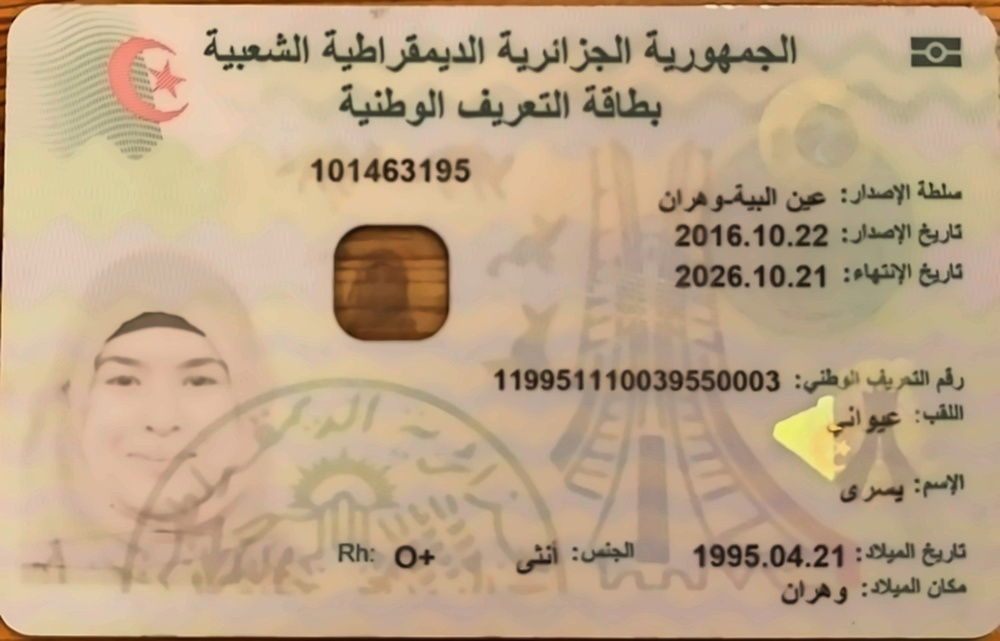
#> input picture _temp_input.jpg, 1000 x 641 px, shrunk from 1506 x 966 before the run
$ python -i preprocess_option_b.py   (imports and definitions only)
#> lines starting #> are read from the running program, lines starting #| are printed output that depends on the picture; after the words box and inside, x2 and y2 are one past the last pixel; in counts of white or black regions, pixels touching at a corner belong together
#> in preprocess_option_b, img is the input picture: shape (641, 1000, 3); mean B, G, R 137.3, 166.2, 190.4
import cv2
import numpy as np

# ----------------------------------------------------------
# 1) AUTO-ROTATE TO LANDSCAPE
# ----------------------------------------------------------
def auto_rotate(img):
    h, w = img.shape[:2]
#> h = 641; w = 1000
    if h > w:
        return cv2.rotate(img, cv2.ROTATE_90_CLOCKWISE)
    return img


# ----------------------------------------------------------
# 2) PERSPECTIVE CORRECTION
# ----------------------------------------------------------
def detect_biggest_contour(img):
    gray = cv2.cvtColor(img, cv2.COLOR_BGR2GRAY)
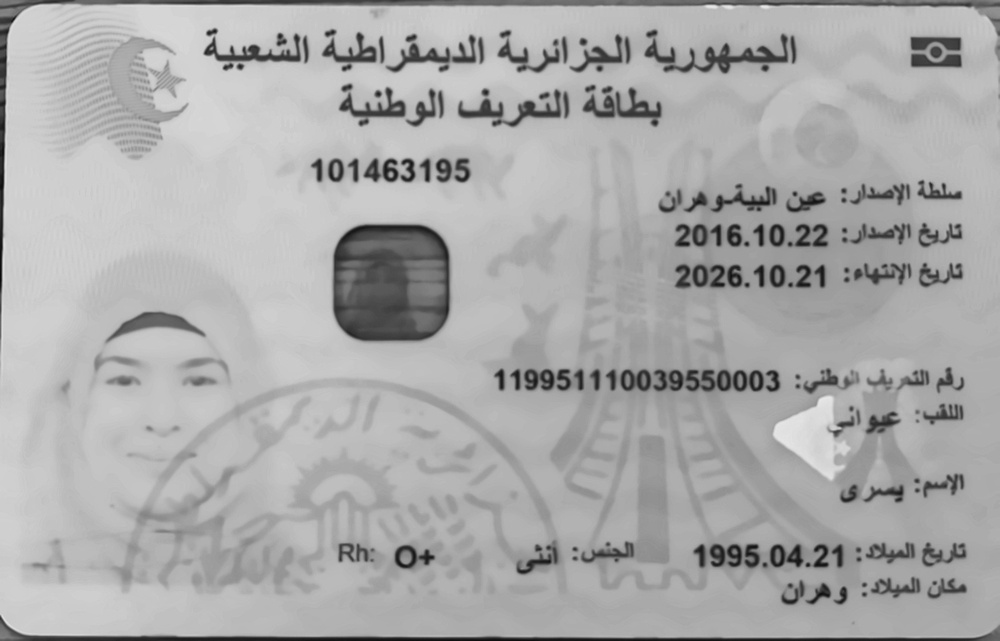
#> gray: shape (641, 1000); min 6, max 232, mean 170.1
    blur = cv2.GaussianBlur(gray, (5, 5), 0)
    edges = cv2.Canny(blur, 50, 150)
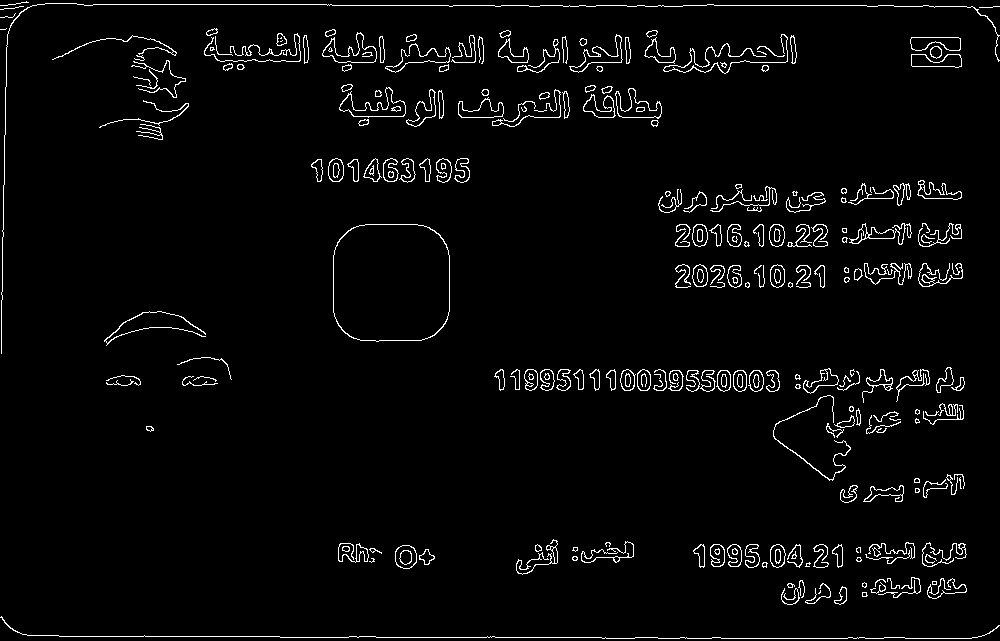
#> edges: shape (641, 1000); 3.2% white in thin lines or dots

    cnts, _ = cv2.findContours(edges, cv2.RETR_EXTERNAL, cv2.CHAIN_APPROX_SIMPLE)
#> cnts = 235 contours, 103 with area under 20; largest, box (x1, y1, x2, y2) and area: (333, 224, 450, 342) 12446, (339, 87, 406, 118) 780, (322, 32, 377, 63) 684, (615, 88, 662, 119) 631, (569, 34, 623, 73) 540
    if not cnts:
        return None

    cnts = sorted(cnts, key=cv2.contourArea, reverse=True)
    return cnts[0]


def four_point_transform(img, pts):
    rect = np.zeros((4, 2), dtype="float32")
    pts = pts.reshape(4, 2)

    s = pts.sum(axis=1)
    rect[0] = pts[np.argmin(s)]     # top-left
    rect[2] = pts[np.argmax(s)]     # bottom-right

    diff = np.diff(pts, axis=1)
    rect[1] = pts[np.argmin(diff)]  # top-right
    rect[3] = pts[np.argmax(diff)]  # bottom-left

    (tl, tr, br, bl) = rect

    widthA = np.linalg.norm(br - bl)
    widthB = np.linalg.norm(tr - tl)
    heightA = np.linalg.norm(tr - br)
    heightB = np.linalg.norm(tl - bl)

    maxW = int(max(widthA, widthB))
    maxH = int(max(heightA, heightB))

    dst = np.array([
        [0, 0], [maxW - 1, 0], [maxW - 1, maxH - 1], [0, maxH - 1]
    ], dtype="float32")

    M = cv2.getPerspectiveTransform(rect, dst)
    return cv2.warpPerspective(img, M, (maxW, maxH))


def correct_perspective(img):
    cnt = detect_biggest_contour(img)
#> cnt = contour of 98 points, box (x1, y1, x2, y2) (333, 224, 450, 342), area 12446
    if cnt is None:
        return img

    peri = cv2.arcLength(cnt, True)
#> peri = 418
    approx = cv2.approxPolyDP(cnt, 0.015 * peri, True)
#> approx = contour of 9 points, box (x1, y1, x2, y2) (333, 224, 450, 341), area 11728

    if len(approx) == 4:
        return four_point_transform(img, approx)

    return img


# ----------------------------------------------------------
# 3) CAMSCANNER "MAGIC COLOR" FILTER
# ----------------------------------------------------------
def apply_camscanner_filter(img):
    """
    Simulates CamScanner's 'Magic Color' / Document Scan effect.
    1. Flattens illumination (removes shadows) using Division Normalization.
    2. Whitens background.
    3. Enhances text contrast.
    """
    # 1. Convert to Grayscale
    if len(img.shape) == 3:
        gray = cv2.cvtColor(img, cv2.COLOR_BGR2GRAY)
    else:
        gray = img

    # 2. Estimate Background (Illumination)
    # We use a large dilation to "erase" the text and keep the background
    # Kernel size depends on resolution, 25x25 is good for ~1000px width
    kernel = cv2.getStructuringElement(cv2.MORPH_RECT, (25, 25))
    bg = cv2.morphologyEx(gray, cv2.MORPH_DILATE, kernel)
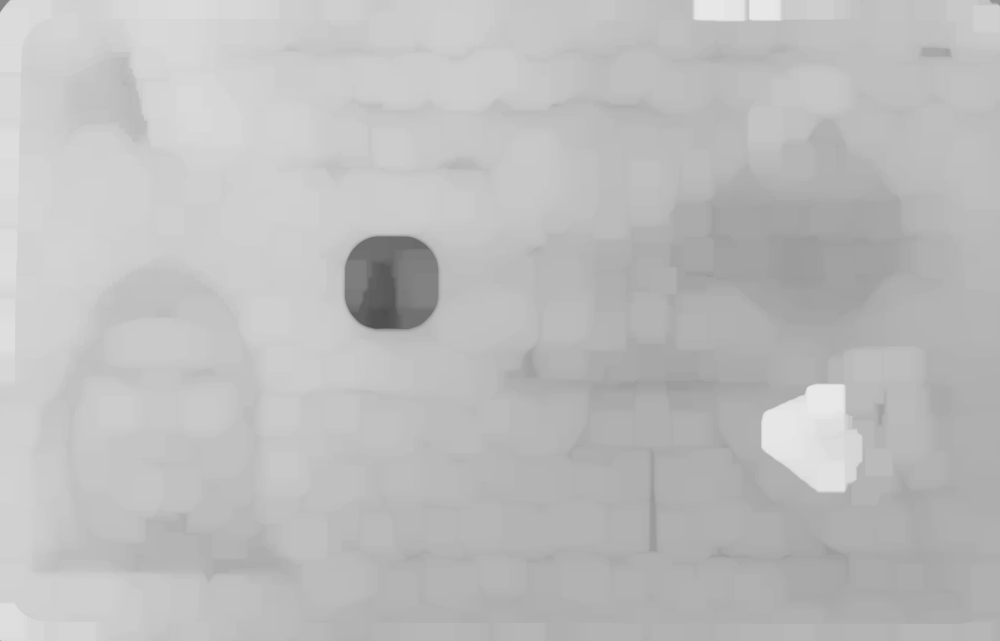
#> bg: shape (641, 1000); min 78, max 232, mean 188.6

    # Blur the background to smooth it out (removes artifacts from dilation)
    bg = cv2.GaussianBlur(bg, (21, 21), 0)

    # 3. Division Normalization
    # result = (gray / bg) * 255
    # This makes the background white (255) and preserves the text darkness relative to local bg
    # This is the "Magic" part that removes shadows.
    norm = cv2.divide(gray, bg, scale=255)
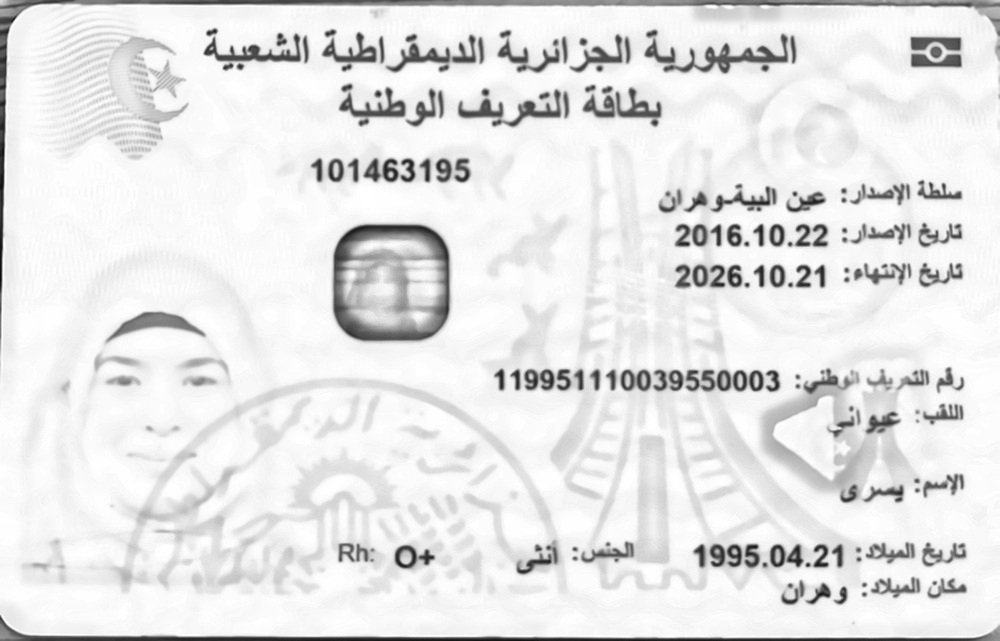
#> norm: shape (641, 1000); min 7, max 255, mean 229.6

    # 4. Sharpening (Unsharp Masking)
    # Helps text pop out against the now-white background
    blur = cv2.GaussianBlur(norm, (5, 5), 0)
    sharpened = cv2.addWeighted(norm, 1.5, blur, -0.5, 0)

    # 5. Final Contrast Boost (CLAHE)
    # Enhances local contrast to make faint text readable
    clahe = cv2.createCLAHE(clipLimit=2.0, tileGridSize=(8, 8))
    final = clahe.apply(sharpened)
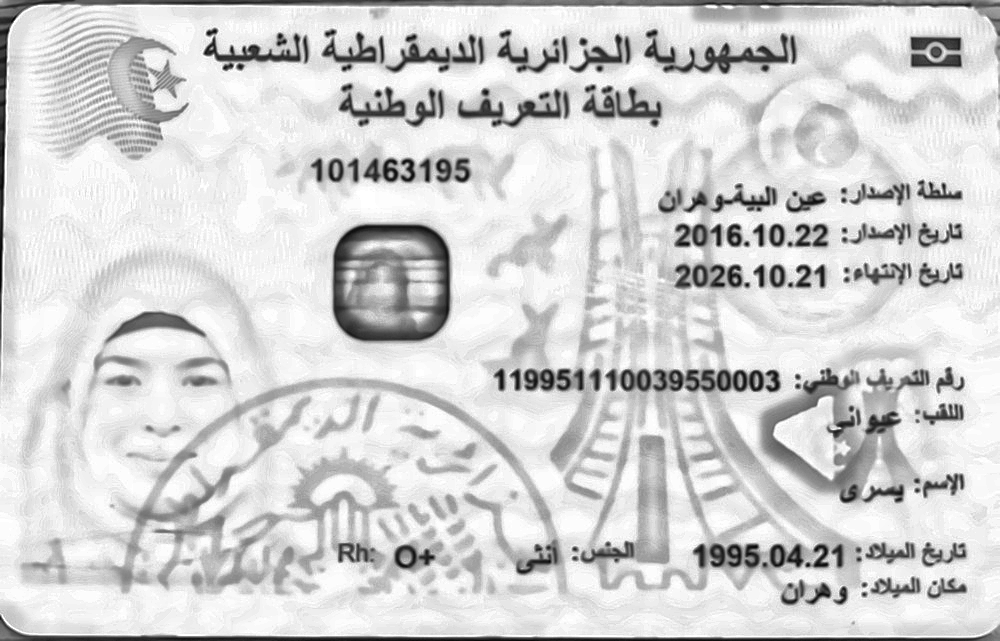
#> final: shape (641, 1000); min 1, max 255, mean 211.2

    return final


# ----------------------------------------------------------
# FINAL PIPELINE
# ----------------------------------------------------------
def preprocess_option_b(image_path):
    img = cv2.imread(image_path)
    if img is None:
        raise ValueError("Could not read image")

    # 1. Rotate
    img = auto_rotate(img)

    # 2. Perspective Correction
    img = correct_perspective(img)

    # 3. Apply CamScanner Magic Filter
    enhanced = apply_camscanner_filter(img)

    # Save debug version
    cv2.imwrite("/app/preprocessed_option_b.jpg", enhanced)

    return enhanced

>>> result = preprocess_option_b('_temp_input.jpg')

$ run again, on cni_enhanced.jpg
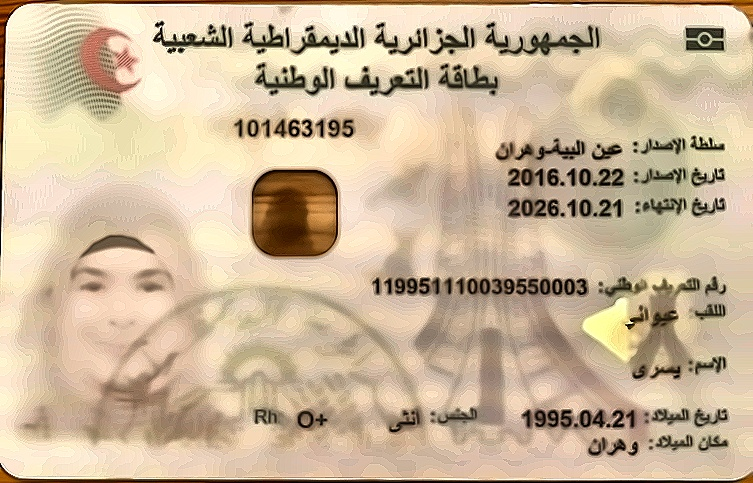
#> input picture cni_enhanced.jpg, 753 x 483 px
#> in preprocess_option_b, img is the input picture: shape (483, 753, 3); mean B, G, R 155, 183.3, 204.7
#> in detect_biggest_contour, `edges = cv2.Canny(blur, 50, 150)`:
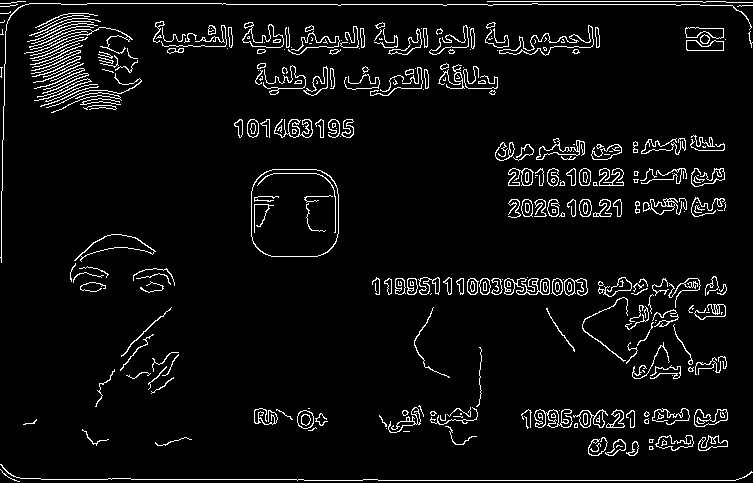
#> edges: shape (483, 753); 5.3% white in thin lines or dots
#> cnts = 298 contours, 200 with area under 20; largest, box (x1, y1, x2, y2) and area: (251, 169, 339, 257) 7008, (499, 25, 594, 56) 810, (74, 234, 156, 262) 745, (242, 22, 284, 48) 434, (504, 278, 550, 295) 411
#> cnt = contour of 74 points, box (x1, y1, x2, y2) (251, 169, 339, 257), area 7008
#> peri = 313.4
#> approx = contour of 9 points, box (x1, y1, x2, y2) (251, 169, 339, 257), area 6630
#> in apply_camscanner_filter, `final = clahe.apply(sharpened)`:
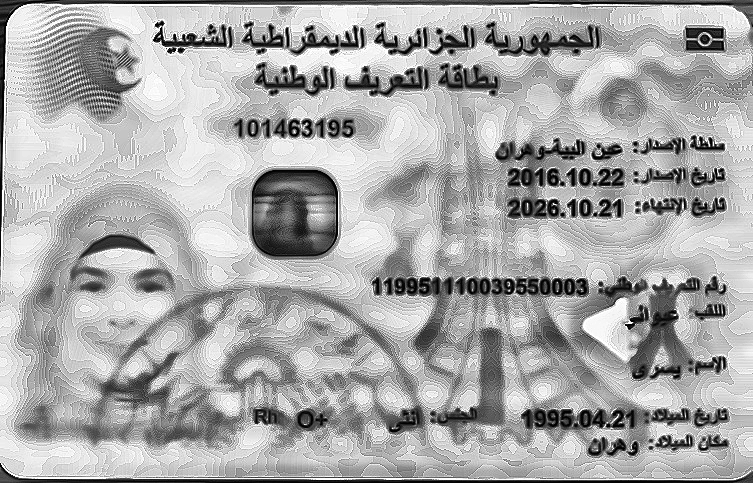
#> final: shape (483, 753); min 1, max 255, mean 169.6
